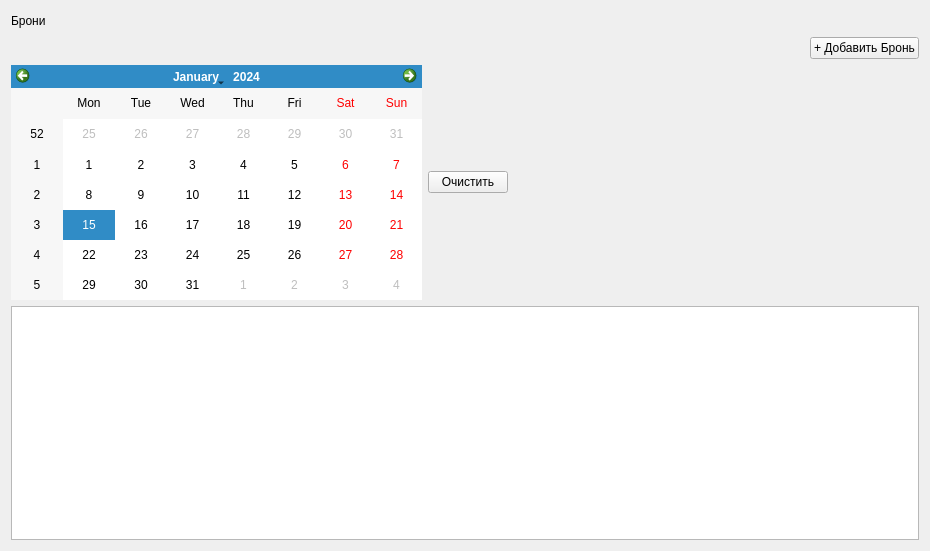
<?xml version="1.0" encoding="UTF-8"?>
<ui version="4.0">
 <class>ReservationsWidget</class>
 <widget class="QWidget" name="ReservationsWidget">
  <property name="geometry">
   <rect>
    <x>0</x>
    <y>0</y>
    <width>930</width>
    <height>551</height>
   </rect>
  </property>
  <property name="windowTitle">
   <string>Form</string>
  </property>
  <layout class="QVBoxLayout" name="verticalLayout">
   <item>
    <layout class="QHBoxLayout" name="horizontalLayout">
     <item>
      <widget class="QLabel" name="label_pageName">
       <property name="text">
        <string>Брони</string>
       </property>
      </widget>
     </item>
     <item>
      <spacer name="horizontalSpacer">
       <property name="orientation">
        <enum>Qt::Horizontal</enum>
       </property>
       <property name="sizeHint" stdset="0">
        <size>
         <width>40</width>
         <height>20</height>
        </size>
       </property>
      </spacer>
     </item>
    </layout>
   </item>
   <item>
    <layout class="QHBoxLayout" name="horizontalLayout_4">
     <item>
      <spacer name="horizontalSpacer_3">
       <property name="orientation">
        <enum>Qt::Horizontal</enum>
       </property>
       <property name="sizeHint" stdset="0">
        <size>
         <width>40</width>
         <height>20</height>
        </size>
       </property>
      </spacer>
     </item>
     <item>
      <widget class="QPushButton" name="pushButton_addReservation">
       <property name="text">
        <string>+ Добавить Бронь</string>
       </property>
      </widget>
     </item>
    </layout>
   </item>
   <item>
    <layout class="QHBoxLayout" name="horizontalLayout_2">
     <item>
      <widget class="QCalendarWidget" name="calendarWidget"/>
     </item>
     <item>
      <widget class="QPushButton" name="pushButton_clear">
       <property name="text">
        <string>Очистить</string>
       </property>
      </widget>
     </item>
     <item>
      <spacer name="horizontalSpacer_2">
       <property name="orientation">
        <enum>Qt::Horizontal</enum>
       </property>
       <property name="sizeHint" stdset="0">
        <size>
         <width>40</width>
         <height>20</height>
        </size>
       </property>
      </spacer>
     </item>
    </layout>
   </item>
   <item>
    <widget class="QTableView" name="tableView"/>
   </item>
  </layout>
 </widget>
 <resources/>
 <connections/>
</ui>
